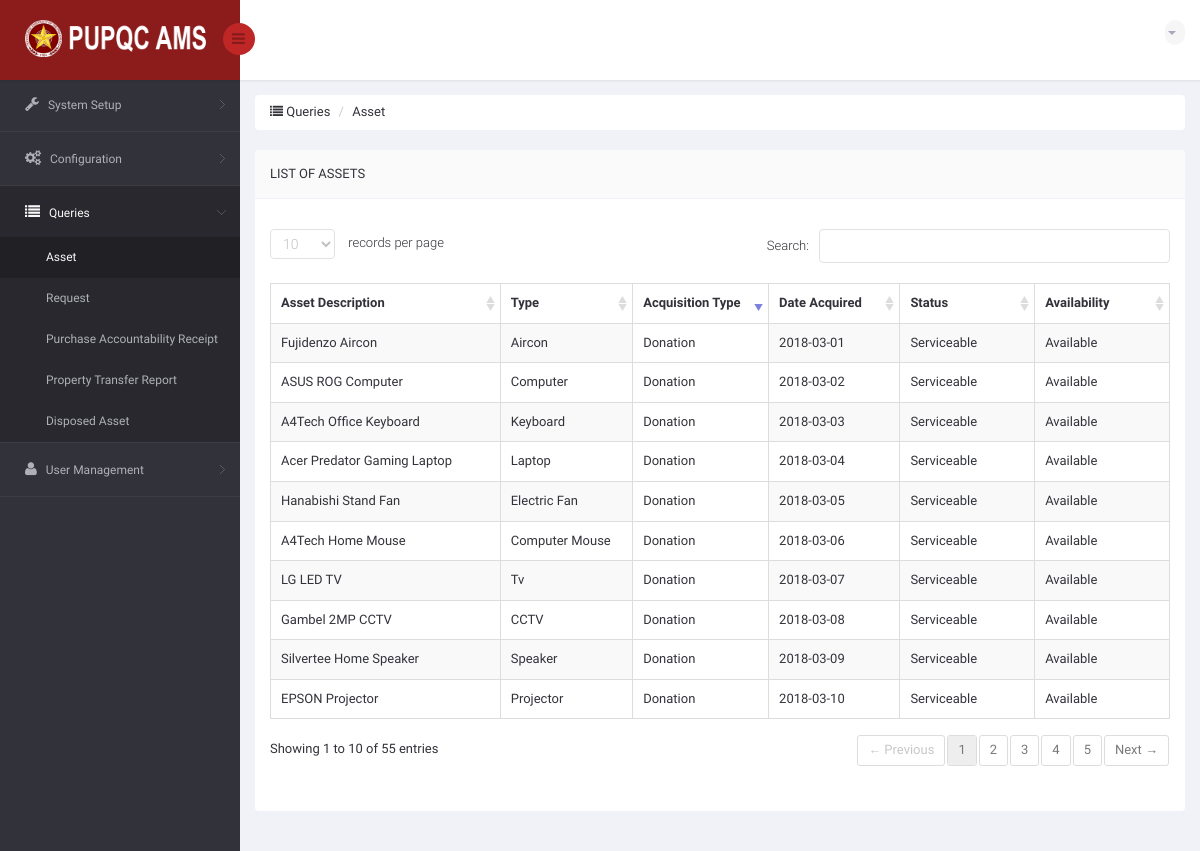
Screenshot of /DIR/Administrator/ADQueryAsset.php (signed in) with the database file from the repository.
### tables this page shows
CREATE TABLE `ams_r_asset` (
  `A_ID` int(11) NOT NULL,
  `A_DESCRIPTION` varchar(250) NOT NULL,
  `A_DATE` date NOT NULL,
  `A_STATUS` varchar(25) NOT NULL DEFAULT 'Serviceable',
  `A_ACQUISITION_TYPE` varchar(25) NOT NULL,
  `A_AVAILABILITY` varchar(25) NOT NULL DEFAULT 'Available',
  `A_DISPOSAL_STATUS` int(11) NOT NULL DEFAULT '0',
  `AL_ID` int(11) DEFAULT NULL,
  `C_ID` int(11) DEFAULT NULL,
  `URS_ID` int(11) DEFAULT NULL,
  `PPMP_ID` int(11) DEFAULT NULL
);

CREATE TABLE `ams_r_asset_library` (
  `AL_ID` int(11) NOT NULL,
  `AL_NAME` varchar(150) NOT NULL
);

### DIR/Administrator/ADQueryAsset.php (the view, shortened to what this page needs)
<!DOCTYPE html>
<html lang="en">
<head>
    <link href="../../bs3/css/bootstrap.min.css" rel="stylesheet">
    <link href="../../css/bootstrap-reset.css" rel="stylesheet">
    <link href="../../font-awesome/css/font-awesome.css" rel="stylesheet" />
    <link href="../../js/advanced-datatable/css/demo_page.css" rel="stylesheet" />
    <link href="../../js/advanced-datatable/css/demo_table.css" rel="stylesheet" />
    <link rel="stylesheet" href="../../js/data-tables/DT_bootstrap.css" />
    <link href="../../css/style.css" rel="stylesheet">
    <link href="../../css/style-responsive.css" rel="stylesheet" />
    <link href="../../js/iCheck/skins/minimal/minimal.css" rel="stylesheet">
    <link href="../../js/iCheck/skins/minimal/red.css" rel="stylesheet">
    <link href="../../js/iCheck/skins/minimal/green.css" rel="stylesheet">
    <link href="../../js/iCheck/skins/minimal/blue.css" rel="stylesheet">
    <link href="../../js/iCheck/skins/minimal/yellow.css" rel="stylesheet">
    <link href="../../js/iCheck/skins/minimal/purple.css" rel="stylesheet">
    <link href="../../js/iCheck/skins/square/square.css" rel="stylesheet">
    <link href="../../js/iCheck/skins/square/red.css" rel="stylesheet">
    <link href="../../js/iCheck/skins/square/green.css" rel="stylesheet">
    <link href="../../js/iCheck/skins/square/blue.css" rel="stylesheet">
    <link href="../../js/iCheck/skins/square/yellow.css" rel="stylesheet">
    <link href="../../js/iCheck/skins/square/purple.css" rel="stylesheet">
    <link href="../../js/iCheck/skins/flat/grey.css" rel="stylesheet">
    <link href="../../js/iCheck/skins/flat/red.css" rel="stylesheet">
    <link href="../../js/iCheck/skins/flat/green.css" rel="stylesheet">
    <link href="../../js/iCheck/skins/flat/blue.css" rel="stylesheet">
    <link href="../../js/iCheck/skins/flat/yellow.css" rel="stylesheet">
    <link href="../../js/iCheck/skins/flat/purple.css" rel="stylesheet">
    <link rel="stylesheet" type="text/css" href="../../js/select2/select2.css" />
    <link rel="stylesheet" type="text/css" href="../../js/bootstrap-daterangepicker/daterangepicker-bs3.css" />
    <link rel="stylesheet" type="text/css" href="../../js/bootstrap-datetimepicker/css/datetimepicker.css" />
    <link rel="stylesheet" type="text/css" href="../../js/bootstrap-datepicker/css/datepicker.css" />
    <link href="../../js/plugins/sweetalert/sweetalert.css" type="text/css" rel="stylesheet" media="screen,projection">
</head>
<body>
<section id="container" >
<header class="header fixed-top clearfix">
<div class="brand">
    <a href="ADCampus.php" class="logo">
        <img src="../../images/pupqcnew.png" style="width: 193px; height: 37px;" alt="">
    </a>
    <div class="sidebar-toggle-box">
        <div class="fa fa-bars"></div>
    </div>
</div>
<div class="top-nav clearfix">
    <ul class="nav pull-right top-menu">
        <li class="dropdown">
            <a data-toggle="dropdown" class="dropdown-toggle" href="#">
                <?php
                    include('../Connection/db.php');
                  ?>
                <b class="caret"></b>
            </a>
        </li>
    </ul>
</div>
</header>
<aside>
    <div id="sidebar" class="nav-collapse">
        <div class="leftside-navigation">
            <ul class="sidebar-menu" id="nav-accordion">
                <li class="sub-menu">
                    <a href="javascript:;">
                        <i class="fa fa-wrench"></i>
                        <span>System Setup</span>
                    </a>
                </li>
                <li class="sub-menu">
                    <a href="javascript:;">
                        <i class="fa fa-gears"></i>
                        <span>Configuration</span>
                    </a>
                </li>
                <li class="sub-menu">
                    <a href="javascript:;" class="active">
                        <i class="fa fa-list"></i>
                        <span>Queries</span>
                    </a>
                    <ul class="sub">
                        <li class="active"><a href="ADQueryAsset.php">Asset</a></li>
                        <li><a href="ADRequest.php">Request</a></li>
                        <li><a href="ADPar.php">Purchase Accountability Receipt</a></li>
                        <li><a href="ADPtr.php">Property Transfer Report</a></li>
                        <li><a href="ADDispose.php">Disposed Asset</a></li>
                    </ul>
                </li>
                <li class="sub-menu">
                    <a href="javascript:;">
                        <i class="fa fa-user"></i>
                        <span>User Management</span>
                    </a>
                </li>
            </ul>
        </div>
    </div>
</aside>
    <section id="main-content">
        <section class="wrapper">
            <div class="row">
                <div class="col-md-12">
                    <ul class="breadcrumb">
                        <li><a href="ADCampus.php"><i class="fa fa-list"></i>&nbsp;Queries</a></li>
                        <li><a href="ADCampus.php">Asset</li>
                    </ul>
                </div>
            </div>
            <div class="row">
                <div class="col-sm-12">
                    <section class="panel">
                        <header class="panel-heading">
                            List of Assets
                        </header>
                        <div class="panel-body">
                            <div class="adv-table">
                                <table  class="display table table-bordered table-striped tblCampusData" id="dynamic-table">
                                    <thead>
                                        <tr>
                                            <th style="width: 250px">Asset Description</th>
                                            <th style="width: 150px">Type</th>
                                            <th style="width: 150px">Acquisition Type</th>
                                            <th style="width: 150px">Date Acquired</th>
                                            <th style="width: 150px">Status</th>
                                            <th style="width: 150px">Availability</th>
                                        </tr>
                                    </thead>
                                    <tbody>
                                    <?php
                                        $sql = "SELECT ams_r_asset.A_ID, ams_r_asset.A_DESCRIPTION, ams_r_asset.A_DATE, ams_r_asset.A_STATUS, ams_r_asset.A_ACQUISITION_TYPE, ams_r_asset.A_AVAILABILITY, ams_r_asset_library.AL_NAME FROM ams_r_asset JOIN ams_r_asset_library ON ams_r_asset.AL_ID = ams_r_asset_library.AL_ID";
                                        $result = mysqli_query($connection, $sql) or die("Bad Query: $sql");
                                        while($row = mysqli_fetch_assoc($result))
                                            {
                                              $desc = $row['A_DESCRIPTION'];
                                              $date = $row['A_DATE'];
                                              $stat = $row['A_STATUS'];
                                              $acqtype = $row['A_ACQUISITION_TYPE'];
                                              $avail = $row['A_AVAILABILITY'];
                                              $type = $row['AL_NAME'];
                                    ?>
                                        <tr class="gradeX"">
                                            <td> <?php echo $desc; ?> </td>
                                            <td> <?php echo $type; ?> </td>
                                            <td> <?php echo $acqtype; ?> </td>
                                            <td> <?php echo $date; ?> </td>
                                            <td> <?php echo $stat; ?> </td>
                                            <td> <?php echo $avail; ?> </td>
                                        </tr>
                                    <?php
                                        }
                                    ?>
                                    </tbody>
                                </table>
                            </div>
                        </div>
                    </section>
                </div>
            </div>
        </section>
    </section>
</section>
</body>
</html>

### js/advanced-datatable/css/demo_table.css (style rules this page uses)
table.display { margin: 0 auto; clear: both; width: 100%; }
table.display thead th { padding: 3px 18px 3px 10px; border-bottom: 1px solid black; font-weight: bold; cursor: pointer; * cursor: hand; }
table.display td { padding: 3px 10px; }
.sorting_desc { background: url('../images/sort_desc.png') no-repeat center right; }
.sorting { background: url('../images/sort_both.png') no-repeat center right; }
table.display tr.odd.gradeX { background-color: #ffdddd; }
table.display tr.even.gradeX { background-color: #ffeeee; }
tr.odd { background-color: #F9F9F9; }
tr.even { background-color: white; }
tr.odd td.sorting_1 { background-color: #D3D6FF; }
tr.even td.sorting_1 { background-color: #EAEBFF; }
tr.odd.gradeX td.sorting_1 { background-color: #ffc4c4; }
tr.even.gradeX td.sorting_1 { background-color: #ffd5d5; }
table.display tr.gradeX { background-color: #ffdddd; }

### rows the page displays
ams_r_asset: A_DESCRIPTION "Fujidenzo Aircon", AL_ID.AL_NAME "Aircon", A_ACQUISITION_TYPE "Donation", A_DATE "2018-03-01", A_STATUS "Serviceable", A_AVAILABILITY "Available"
ams_r_asset: A_DESCRIPTION "ASUS ROG Computer", AL_ID.AL_NAME "Computer", A_ACQUISITION_TYPE "Donation", A_DATE "2018-03-02", A_STATUS "Serviceable", A_AVAILABILITY "Available"
ams_r_asset: A_DESCRIPTION "A4Tech Office Keyboard", AL_ID.AL_NAME "Keyboard", A_ACQUISITION_TYPE "Donation", A_DATE "2018-03-03", A_STATUS "Serviceable", A_AVAILABILITY "Available"
ams_r_asset: A_DESCRIPTION "Acer Predator Gaming Laptop", AL_ID.AL_NAME "Laptop", A_ACQUISITION_TYPE "Donation", A_DATE "2018-03-04", A_STATUS "Serviceable", A_AVAILABILITY "Available"
ams_r_asset: A_DESCRIPTION "Hanabishi Stand Fan", AL_ID.AL_NAME "Electric Fan", A_ACQUISITION_TYPE "Donation", A_DATE "2018-03-05", A_STATUS "Serviceable", A_AVAILABILITY "Available"
ams_r_asset: A_DESCRIPTION "A4Tech Home Mouse", AL_ID.AL_NAME "Computer Mouse", A_ACQUISITION_TYPE "Donation", A_DATE "2018-03-06", A_STATUS "Serviceable", A_AVAILABILITY "Available"
ams_r_asset: A_DESCRIPTION "LG LED TV", AL_ID.AL_NAME "Tv", A_ACQUISITION_TYPE "Donation", A_DATE "2018-03-07", A_STATUS "Serviceable", A_AVAILABILITY "Available"
ams_r_asset: A_DESCRIPTION "Gambel 2MP CCTV", AL_ID.AL_NAME "CCTV", A_ACQUISITION_TYPE "Donation", A_DATE "2018-03-08", A_STATUS "Serviceable", A_AVAILABILITY "Available"
ams_r_asset: A_DESCRIPTION "Silvertee Home Speaker", AL_ID.AL_NAME "Speaker", A_ACQUISITION_TYPE "Donation", A_DATE "2018-03-09", A_STATUS "Serviceable", A_AVAILABILITY "Available"
ams_r_asset: A_DESCRIPTION "EPSON Projector", AL_ID.AL_NAME "Projector", A_ACQUISITION_TYPE "Donation", A_DATE "2018-03-10", A_STATUS "Serviceable", A_AVAILABILITY "Available"
